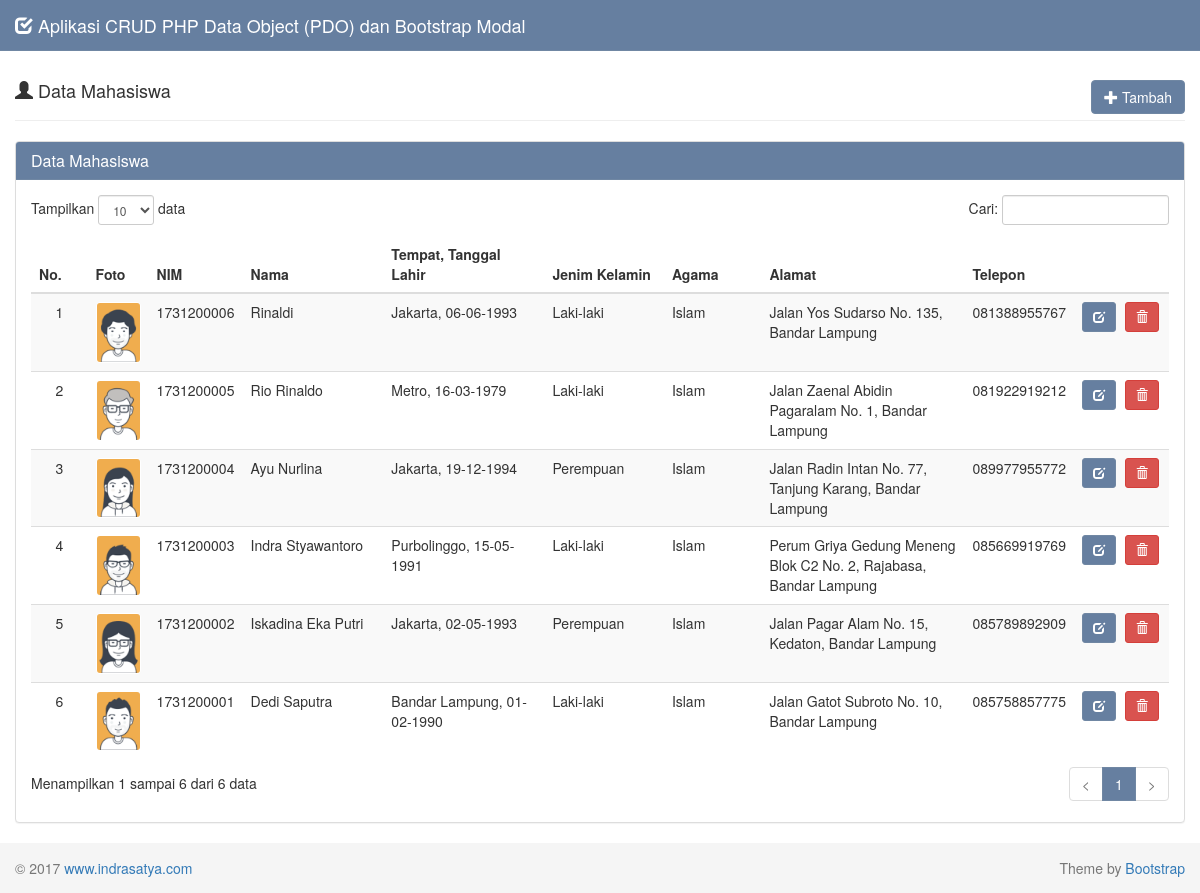
The page / on the database its author committed.
### tables this page shows
CREATE TABLE `is_mahasiswa` (
  `nim` varchar(10) NOT NULL,
  `nama` varchar(30) NOT NULL,
  `tempat_lahir` varchar(30) NOT NULL,
  `tanggal_lahir` date NOT NULL,
  `jenis_kelamin` enum('Laki-laki','Perempuan') NOT NULL,
  `agama` varchar(20) NOT NULL,
  `alamat` varchar(100) NOT NULL,
  `telepon` varchar(13) NOT NULL,
  `foto` varchar(50) NOT NULL
);

### tampil-data.php (the view, shortened to what this page needs)
<div class="row">
  <div class="col-md-12">
    <div class="page-header">
      <h4>
        <i class="glyphicon glyphicon-user"></i> Data Mahasiswa
        <a class="btn btn-success pull-right" href="#" data-target="#modal_tambah" data-toggle="modal">
          <i class="glyphicon glyphicon-plus"></i> Tambah
        </a>
      </h4>
    </div>
    <div class="panel panel-default">
      <div class="panel-heading">
        <h3 class="panel-title">Data Mahasiswa</h3>
      </div>
      <div class="panel-body">
        <table class="table table-striped table-hover" id="dataTables-example">
          <thead>
            <tr>
              <th>No.</th>
              <th>Foto</th>
              <th>NIM</th>
              <th>Nama</th>
              <th>Tempat, Tanggal Lahir</th>
              <th>Jenim Kelamin</th>
              <th>Agama</th>
              <th>Alamat</th>
              <th>Telepon</th>
              <th></th>
            </tr>
          </thead>
          <tbody>
          <?php
          try {
            $no = 1;
            $query = "SELECT * FROM is_mahasiswa ORDER BY nim DESC";
            $stmt = $pdo->prepare($query);
            $stmt->execute();
            while ($data = $stmt->fetch(PDO::FETCH_ASSOC)) {
              $tanggal        = $data['tanggal_lahir'];
              $tgl            = explode('-',$tanggal);
              $tanggal_lahir  = $tgl[2]."-".$tgl[1]."-".$tgl[0];
              echo "<tr>
                      <td width='50' class='center'>$no</td>";
                      if ($data['foto']=="") { ?>
                        <td><img class='img-mahasiswa' src='foto/default_user.png' width='45'></td>
                      <?php
                      } else { ?>
                        <td><img class='img-mahasiswa' src='foto/<?php echo $data['foto']; ?>' width='45'></td>
                      <?php
                      }
              echo "  <td width='60'>$data[nim]</td>
                      <td width='150'>$data[nama]</td>
                      <td width='180'>$data[tempat_lahir], $tanggal_lahir</td>
                      <td width='120'>$data[jenis_kelamin]</td>
                      <td width='100'>$data[agama]</td>
                      <td width='250'>$data[alamat]</td>
                      <td width='80'>$data[telepon]</td>
                      <td width='100'>
                        <div class=''>
                          <a href='#' data-toggle='tooltip' data-placement='top' title='Ubah' style='margin-right:5px' class='btn btn-success btn-sm open_modal' id='$data[nim]' >
                            <i class='glyphicon glyphicon-edit'></i>
                          </a>";
              ?>
                          <a href="#" onclick="confirm_modal('proses-hapus.php?&nim=<?php echo $data['nim']; ?>');" data-nim="<?php echo $data['nim']; ?>" data-toggle="tooltip" data-placement="top" title="Hapus" class="btn btn-danger btn-sm">
                            <i class="glyphicon glyphicon-trash"></i>
                          </a>
            <?php
              echo "
                        </div>
                      </td>
                    </tr>";
              $no++;
            }
          } catch (PDOException $e) {
            echo "ada kesalahan pada query : ".$e->getMessage();
          }
          ?>
          </tbody>
        </table>
      </div>
    </div>
  </div>
</div>

### index.php (shortened to what this page needs)
<!DOCTYPE html>
<html lang="en">
  <head>
    <link href="assets/css/bootstrap.min.css" rel="stylesheet">
    <link href="assets/css/datepicker.min.css" rel="stylesheet">
    <link href="assets/js/dataTables/css/dataTables.bootstrap.css" rel="stylesheet">
    <link href="assets/css/style.css" rel="stylesheet">
  </head>
  <body>
    <nav class="navbar navbar-default navbar-fixed-top">
      <div class="container-fluid">
        <div class="navbar-header">
          <a class="navbar-brand" href="index.php">
            <i class="glyphicon glyphicon-check"></i>
            Aplikasi CRUD PHP Data Object (PDO) dan Bootstrap Modal
          </a>
        </div>
      </div>
    </nav>
    <div class="container-fluid">
      <?php
      include "tampil-data.php";
      ?>
    </div>
    <footer class="footer">
      <div class="container-fluid">
        <p class="text-muted pull-left">&copy; 2017 <a href="http://www.indrasatya.com/">www.indrasatya.com</a></p>
        <p class="text-muted pull-right ">Theme by <a href="http://www.getbootstrap.com" target="_blank">Bootstrap</a></p>
      </div>
    </footer>
  </body>
</html>

### assets/css/style.css (style rules this page uses)
body { padding-top: 40px; }
.navbar-default { background-color: #667fa0; border-color: #7087a3; }
.navbar-default .navbar-brand { color: #f1f2f7; }
.container-fluid .text-muted { margin: 15px 0; }
.panel-default > .panel-heading { background-color: #667fa0; border-color: #7087a3; color: #fff; }
.btn-success { background-color: #667fa0; border-color: #7087a3; color: #fff; }
.footer { width: 100%; height: 50px; background-color: #f5f5f5; }
.center { text-align: center; }
.img-mahasiswa { border: 1px solid #fff; border-radius: 4px; }

### rows shown on the page
is_mahasiswa: foto (picture), nim "1731200006", nama "Rinaldi", tempat_lahir "Jakarta", tanggal_lahir "06-06-1993", jenis_kelamin "Laki-laki", agama "Islam", alamat "Jalan Yos Sudarso No. 135, Bandar Lampung", telepon "081388955767"
is_mahasiswa: foto (picture), nim "1731200005", nama "Rio Rinaldo", tempat_lahir "Metro", tanggal_lahir "16-03-1979", jenis_kelamin "Laki-laki", agama "Islam", alamat "Jalan Zaenal Abidin Pagaralam No. 1, Bandar Lampung", telepon "081922919212"
is_mahasiswa: foto (picture), nim "1731200004", nama "Ayu Nurlina", tempat_lahir "Jakarta", tanggal_lahir "19-12-1994", jenis_kelamin "Perempuan", agama "Islam", alamat "Jalan Radin Intan No. 77, Tanjung Karang, Bandar Lampung", telepon "089977955772"
is_mahasiswa: foto (picture), nim "1731200003", nama "Indra Styawantoro", tempat_lahir "Purbolinggo", tanggal_lahir "15-05-1991", jenis_kelamin "Laki-laki", agama "Islam", alamat "Perum Griya Gedung Meneng Blok C2 No. 2, Rajabasa, Bandar Lampung", telepon "085669919769"
is_mahasiswa: foto (picture), nim "1731200002", nama "Iskadina Eka Putri", tempat_lahir "Jakarta", tanggal_lahir "02-05-1993", jenis_kelamin "Perempuan", agama "Islam", alamat "Jalan Pagar Alam No. 15, Kedaton, Bandar Lampung", telepon "085789892909"
is_mahasiswa: foto (picture), nim "1731200001", nama "Dedi Saputra", tempat_lahir "Bandar Lampung", tanggal_lahir "01-02-1990", jenis_kelamin "Laki-laki", agama "Islam", alamat "Jalan Gatot Subroto No. 10, Bandar Lampung", telepon "085758857775"
